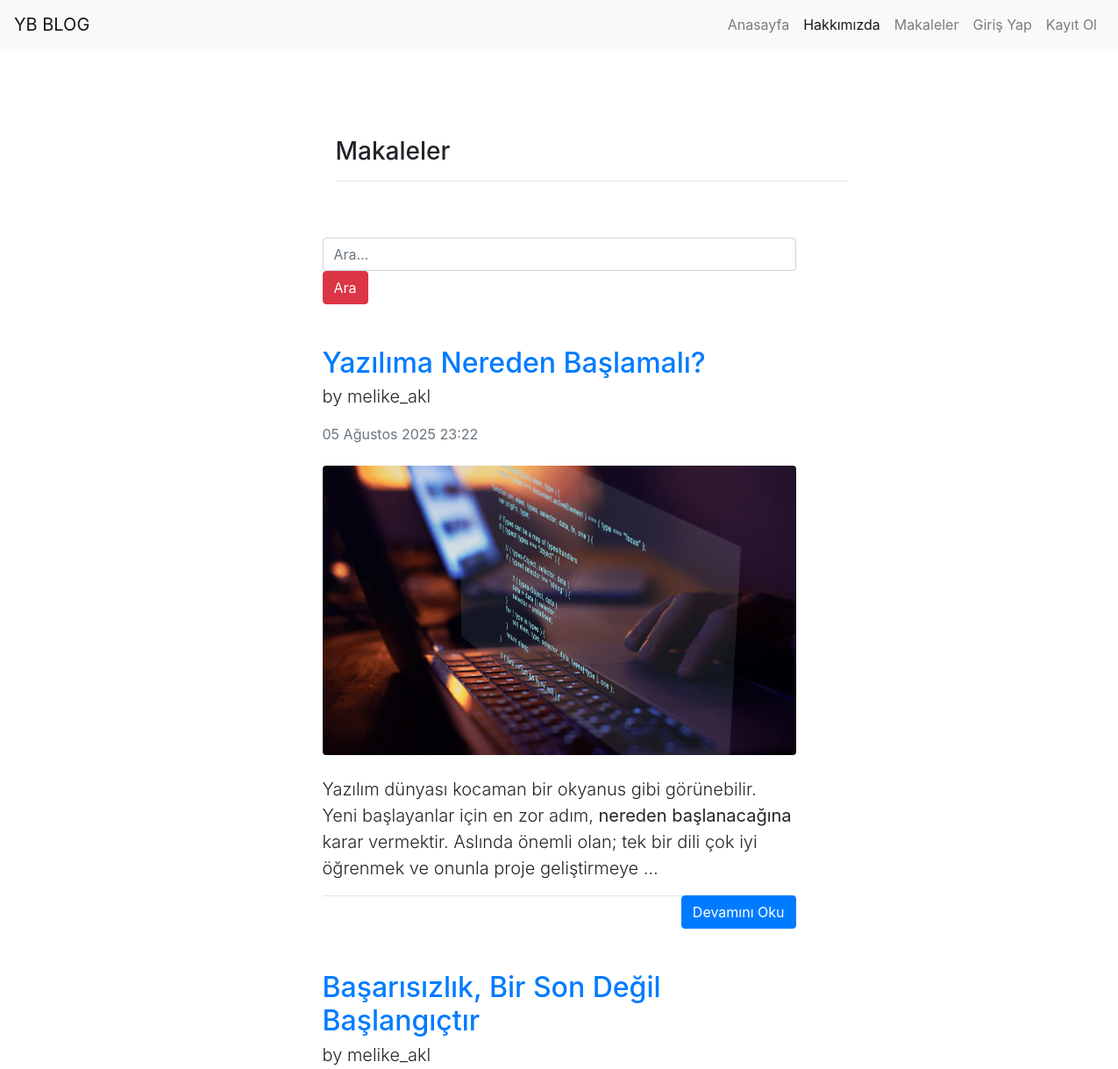
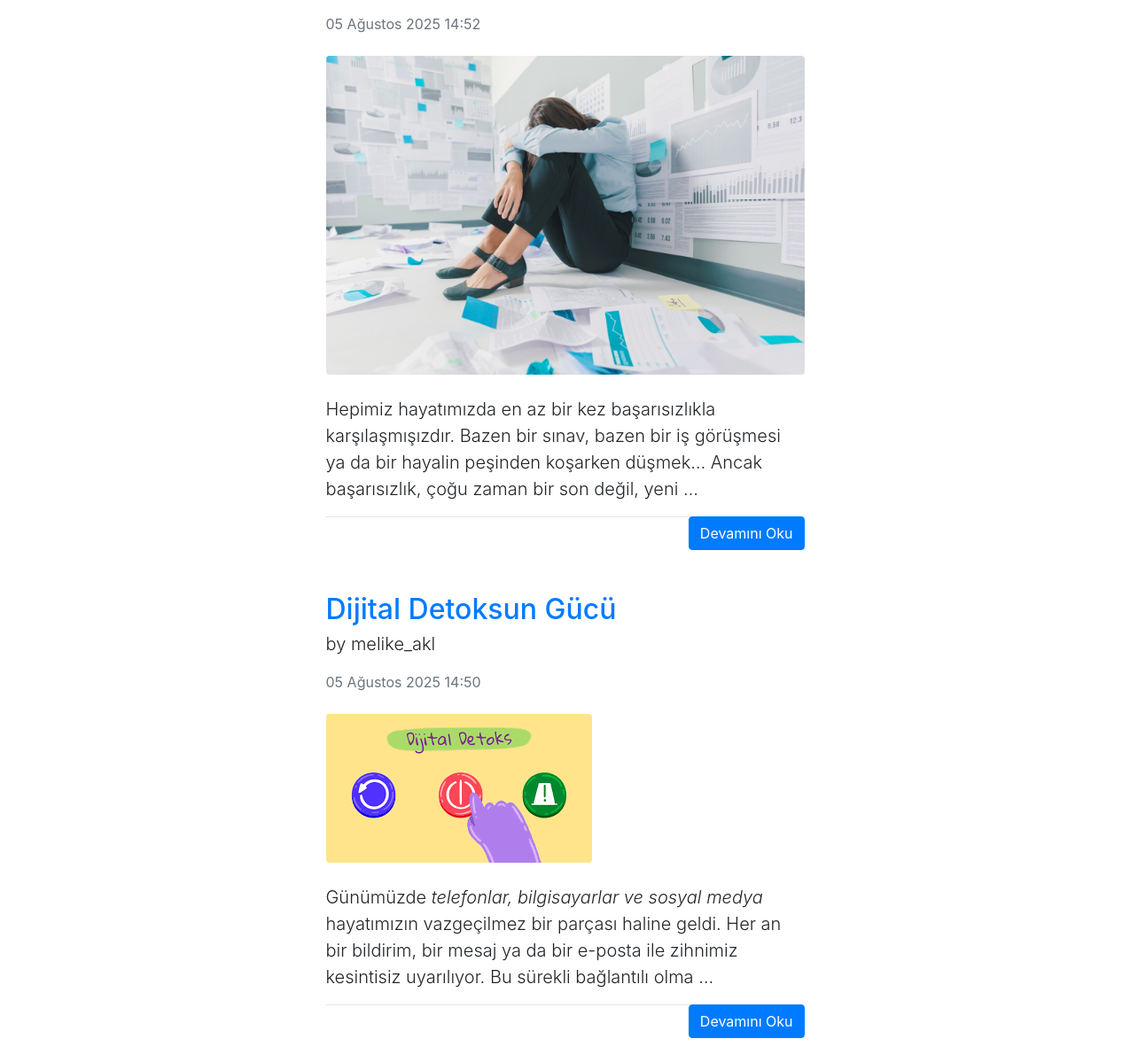
The app's page /articles/ with its own data (2 pictures, top to bottom).
### article/models.py (models this page shows, shortened)
class Article(models.Model):
    author = models.ForeignKey("auth.User", on_delete = models.CASCADE, verbose_name="Yazar") #user tablosunu işaret ediyor, sondaki on_delete parametresi ile silindiğinde ne olacağını belirliyoruz yani kullanıcı silinince makalede silinsin dedik casdacade ile.
    title = models.CharField(max_length=50, verbose_name="Başlık") #makale başlığı, charfield ile karakter sınırlaması koyduk.
    content = RichTextField() #makale içeriği, textfield ile sınırsız karakter yazılabilir.
    created_date = models.DateTimeField(auto_now_add=True, verbose_name="Oluşturulma Tarihi ") #makale oluşturulma tarihi, otomatik olarak eklenir. auto_now_add ile makale ilk oluşturulduğunda tarih eklenir.
    article_image = models.FileField(blank = True, null = True, verbose_name="Makale Resmi") #makale resmi, filefield ile dosya yüklenebilir. blank ve null ile boş bırakılabilir.
    class Meta:  # Meta sınıfı, modelin meta verilerini tanımlar.
        ordering = ['-created_date'] #başına eksi eklersek en son yazılan yorum ilk gösterilir

### article/views.py (the view)
# urls.py: path('', views.articles, name="articles"),  # Ana sayfa için URL, views.articles fonksiyonunu çağırır.
def articles(request):
    keyword = request.GET.get("keyword")  # GET isteği ile gelen "keyword" parametresini alır. Eğer yoksa None döner.
    if keyword: # Eğer keyword parametresi varsa eğer arama yapıldıysa
        articles = Article.objects.filter(title__contains=keyword)  # Veritabanında title alanında keyworda yazılı olan makaleleri alır.
        return render(request, "articles.html", {"articles": articles})  # articles.html dosyasını templates klasöründe arar ve ordakini gösterir.
    articles = Article.objects.all()  # Veritabanındaki tüm makaleleri alır.
    return render(request, 'articles.html', {"articles":articles})  # articles.html dosyasını templates klasöründe arar ve ordakini gösterir.

### article/templatetags/custom_filters.py (called while the page is built)
@register.filter
def clean_for_preview(value):
    allowed_tags = ['img', 'span', 'br', 'b', 'strong', 'del', 's', 'strike', 'i', 'em', 'u']  # Emoji için izin verilen etiketler
    allowed_attrs = {'img': ['src', 'alt'], 'span': ['class', 'style']}
    cleaned = bleach.clean(value, tags=allowed_tags, attributes=allowed_attrs, strip=True)
    return cleaned

### templates/articles.html (shortened to what this page needs)
{% extends "layout.html" %}
{% load custom_filters %}
{% block body %}
<div class= "row">
    <div class="col-md-10 offset-md-3">
       <div class= "col-lg-8">
           <h3>Makaleler</h3>
           <hr>
        </div>
</div>
<div class="container mt-5">
  <div class="row justify-content-center">
    <div class="col-md-6">
      <form>
        <input type="text" class="form-control me-2" name="keyword" placeholder="Ara...">
        <button type="submit" class="btn btn-danger">Ara</button>
      </form>
    </div>
  </div>
</div>
{% if articles %}
    {% for article in articles %}
        <div class="container mt-5">
    <div class="row">
        <div class="col-md-6 offset-md-3">
            <article>
                <header class="mb-4">
                    <a href="{% url 'article:detail' article.id %}" class="text-decoration-none">
                        <h2 class="fw-bolder mb-1">{{article.title}}</h2>
                    </a>
                    <p class="lead">by {{article.author.username}}</p>
                    <div class="text-muted fst-italic mb-2">{{article.created_date}}</div>
                </header>
                {% if article.article_image %}
                <a href="{% url 'article:detail' article.id %}">
                    <figure class="mb-4">
                        <img class="img-fluid rounded" src="{{article.article_image.url}}" alt="{{article.title}}" />
                    </figure>
                </a>
                {% endif %}
                <p class="lead">
                    {{article.content|clean_for_preview|truncatewords:30|safe}}
                </p>
                <a style = "float : right" href="{% url 'article:detail' article.id %}" class="btn btn-primary">Devamını Oku</a>
                <hr>
            </article>
        </div>
    </div>
</div>
    {% endfor %}
{% endif %}
{% endblock body %}

### templates/layout.html (shortened to what this page needs)
<!DOCTYPE html>
{% load static %}
<html lang="en">
<head>
    <link rel="stylesheet" href="{% static 'css/bootstrap.min.css' %}">
</head>
<body>
        {% include "includes/navbar.html" %}
        <div style="margin-top:100px; margin-bottom:100px;" class="container">
        {% block body %}
        {% endblock body %}
</body>
</html>

### templates/includes/navbar.html (shortened to what this page needs)
<nav class="navbar navbar-expand-lg navbar-light bg-light">
    <a class="navbar-brand" href="{% url 'index' %}">YB BLOG</a>
        <div class="collapse navbar-collapse" id="navbar">
          <ul class="navbar-nav ml-auto">
            <li class="nav-item">
              <a class="nav-link" href="{% url 'index' %}">Anasayfa</a>
            </li>
            <li class="nav-item active">
              <a class="nav-link" href="{% url 'about' %}">Hakkımızda</a>
            </li>
            <li class="nav-item">
              <a class="nav-link" href="{% url 'article:articles' %}">Makaleler</a>
            </li>
            {% if request.user.is_authenticated %}
               <li><a class="nav-link" href="{% url 'article:dashboard' %}">Kontrol Paneli</a></li>
               <li><a class="nav-link" href="{% url 'users:logout' %}">Çıkış Yap</a></li>
            {% else %}
              <li><a class="nav-link" href="{% url 'users:login' %}">Giriş Yap</a></li>
            {% endif %}
            <li><a class="nav-link" href="{% url 'users:register' %}">Kayıt Ol</a></li>
          </ul>
        </div>
    </nav>

### records on screen
Article: title "Yazılıma Nereden Başlamalı?", author.username "melike_akl", created_date "05 Ağustos 2025 23:22", article_image (picture), content|clean_for_preview "Yazılım dünyası kocaman bir okyanus gibi görünebilir. Yeni başlayanlar için en zor adım, nereden başlanacağına karar vermektir. Aslında önemli olan; tek bir dili çok iyi öğrenmek ve onunla proje geliştirmeye …"
Article: title "Başarısızlık, Bir Son Değil Başlangıçtır", author.username "melike_akl", created_date "05 Ağustos 2025 14:52", article_image (picture), content|clean_for_preview "Hepimiz hayatımızda en az bir kez başarısızlıkla karşılaşmışızdır. Bazen bir sınav, bazen bir iş görüşmesi ya da bir hayalin peşinden koşarken düşmek… Ancak başarısızlık, çoğu zaman bir son değil, yeni …"
Article: title "Dijital Detoksun Gücü", author.username "melike_akl", created_date "05 Ağustos 2025 14:50", article_image (picture), content|clean_for_preview "Günümüzde telefonlar, bilgisayarlar ve sosyal medya hayatımızın vazgeçilmez bir parçası haline geldi. Her an bir bildirim, bir mesaj ya da bir e-posta ile zihnimiz kesintisiz uyarılıyor. Bu sürekli bağlantılı olma …"
